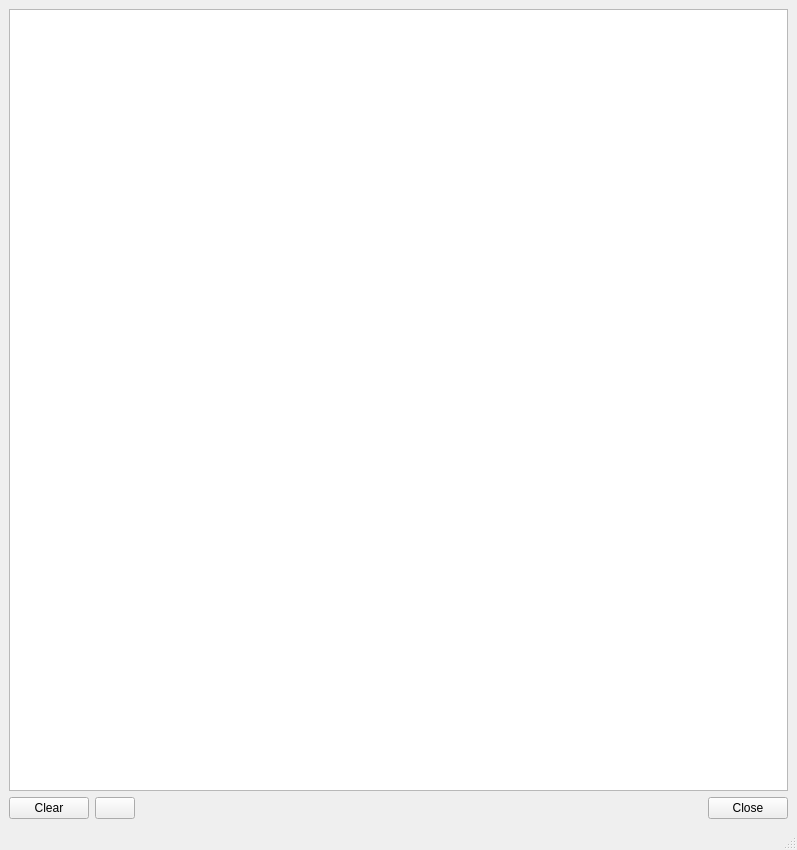
<?xml version="1.0" encoding="UTF-8"?>
<ui version="4.0">
 <class>MainWindow</class>
 <widget class="QMainWindow" name="MainWindow">
  <property name="geometry">
   <rect>
    <x>0</x>
    <y>0</y>
    <width>797</width>
    <height>850</height>
   </rect>
  </property>
  <property name="windowTitle">
   <string>MainWindow</string>
  </property>
  <widget class="QWidget" name="centralwidget">
   <layout class="QVBoxLayout" name="verticalLayout">
    <item>
     <widget class="QPlainTextEdit" name="log_text">
      <property name="plainText">
       <string/>
      </property>
     </widget>
    </item>
    <item>
     <layout class="QHBoxLayout" name="horizontalLayout">
      <item>
       <widget class="QPushButton" name="clear_pushButton">
        <property name="text">
         <string>Clear</string>
        </property>
       </widget>
      </item>
      <item>
       <widget class="QPushButton" name="refresh_pushButton">
        <property name="maximumSize">
         <size>
          <width>50</width>
          <height>50</height>
         </size>
        </property>
        <property name="text">
         <string/>
        </property>
       </widget>
      </item>
      <item>
       <spacer name="horizontalSpacer">
        <property name="orientation">
         <enum>Qt::Horizontal</enum>
        </property>
        <property name="sizeHint" stdset="0">
         <size>
          <width>40</width>
          <height>20</height>
         </size>
        </property>
       </spacer>
      </item>
      <item>
       <widget class="QPushButton" name="ok_pushButton">
        <property name="maximumSize">
         <size>
          <width>100</width>
          <height>50</height>
         </size>
        </property>
        <property name="text">
         <string>Close</string>
        </property>
       </widget>
      </item>
     </layout>
    </item>
   </layout>
  </widget>
  <widget class="QMenuBar" name="menubar">
   <property name="geometry">
    <rect>
     <x>0</x>
     <y>0</y>
     <width>797</width>
     <height>22</height>
    </rect>
   </property>
  </widget>
  <widget class="QStatusBar" name="statusbar"/>
  <action name="actionSave_as">
   <property name="text">
    <string>Save as ...</string>
   </property>
  </action>
 </widget>
 <resources/>
 <connections>
  <connection>
   <sender>ok_pushButton</sender>
   <signal>clicked()</signal>
   <receiver>MainWindow</receiver>
   <slot>close()</slot>
   <hints>
    <hint type="sourcelabel">
     <x>750</x>
     <y>797</y>
    </hint>
    <hint type="destinationlabel">
     <x>796</x>
     <y>790</y>
    </hint>
   </hints>
  </connection>
  <connection>
   <sender>refresh_pushButton</sender>
   <signal>clicked()</signal>
   <receiver>MainWindow</receiver>
   <slot>loading_logging_file()</slot>
   <hints>
    <hint type="sourcelabel">
     <x>137</x>
     <y>816</y>
    </hint>
    <hint type="destinationlabel">
     <x>176</x>
     <y>788</y>
    </hint>
   </hints>
  </connection>
  <connection>
   <sender>clear_pushButton</sender>
   <signal>clicked()</signal>
   <receiver>MainWindow</receiver>
   <slot>clear_clicked()</slot>
   <hints>
    <hint type="sourcelabel">
     <x>53</x>
     <y>796</y>
    </hint>
    <hint type="destinationlabel">
     <x>8</x>
     <y>757</y>
    </hint>
   </hints>
  </connection>
 </connections>
 <slots>
  <slot>save_as_clicked()</slot>
  <slot>loading_logging_file()</slot>
  <slot>clear_clicked()</slot>
 </slots>
</ui>
